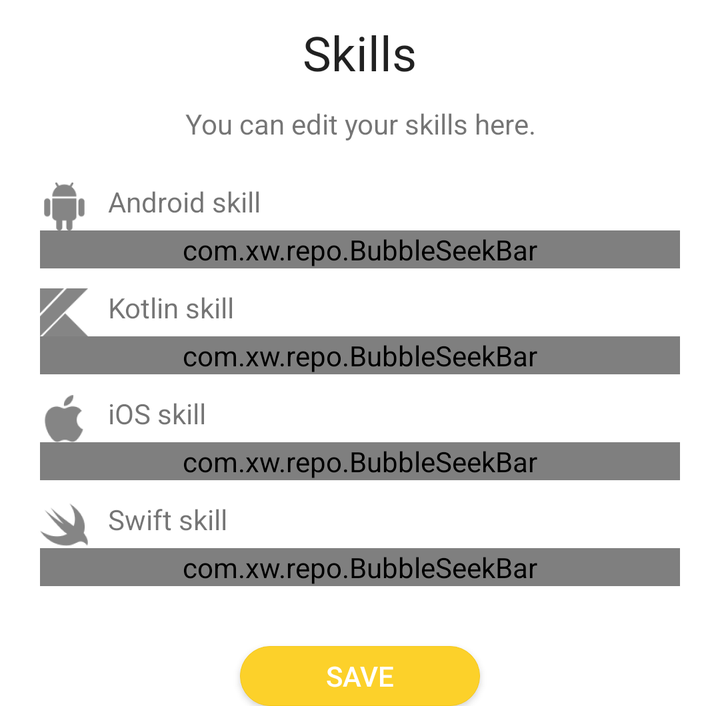
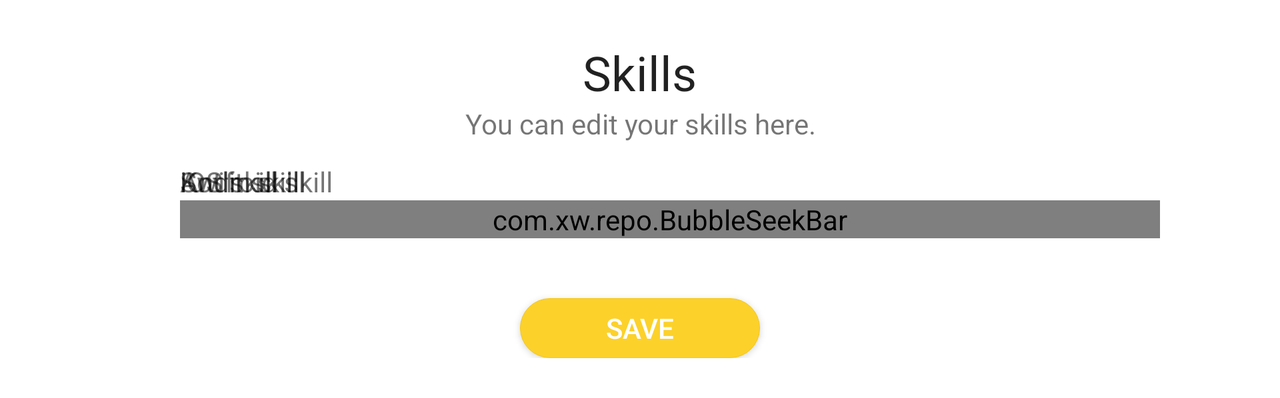

The same Android screen from two of the app's own layout files: first res/layout/ as a phone draws it, then the repository's variant for another configuration, drawn on a device whose configuration selects that folder. Both files follow.
<!-- AndroidManifest.xml: application theme Theme.EMAApp -->
<!-- res/layout/edit_profile.xml -->
<?xml version="1.0" encoding="utf-8"?>
<androidx.constraintlayout.widget.ConstraintLayout xmlns:android="http://schemas.android.com/apk/res/android"
    xmlns:app="http://schemas.android.com/apk/res-auto"
    android:layout_width="match_parent"
    android:layout_height="wrap_content">

    <ScrollView
        android:layout_width="match_parent"
        android:layout_height="match_parent">

        
        <LinearLayout
            android:layout_width="match_parent"
            android:layout_height="wrap_content"
            android:orientation="vertical"
            android:paddingTop="@dimen/spacing_small">

            <TextView
                style="@style/TextAppearance.MaterialComponents.Headline5"
                android:layout_width="wrap_content"
                android:layout_height="wrap_content"
                android:layout_gravity="center_horizontal"
                android:text="@string/skills_headline" />

            <TextView
                android:layout_width="wrap_content"
                android:layout_height="wrap_content"
                android:layout_gravity="center"
                android:gravity="center"
                android:paddingHorizontal="@dimen/spacing_small"
                android:paddingVertical="@dimen/spacing_small"
                android:text="@string/edit_skills_subtitle" />

            <RelativeLayout
                android:layout_width="wrap_content"
                android:layout_height="wrap_content"
                android:layout_marginTop="@dimen/spacing_small"
                android:paddingHorizontal="@dimen/spacing_medium">

                

                <TextView
                    android:id="@+id/android_title"
                    android:layout_width="match_parent"
                    android:layout_height="wrap_content"
                    android:drawablePadding="@dimen/spacing_small"
                    android:text="@string/android_skill"
                    app:drawableStartCompat="@drawable/ic_android" />

                <include
                    android:id="@+id/progress_edit_android"
                    layout="@layout/bubble_progress_bar"
                    android:layout_width="match_parent"
                    android:layout_height="wrap_content"
                    android:layout_below="@id/android_title"
                    android:layout_marginBottom="@dimen/spacing_small" />

                

                <TextView
                    android:id="@+id/kotlin_title"
                    android:layout_width="wrap_content"
                    android:layout_height="wrap_content"
                    android:layout_below="@id/progress_edit_android"
                    android:drawablePadding="@dimen/spacing_small"
                    android:text="@string/kotlin_skill"
                    app:drawableStartCompat="@drawable/ic_kotlin" />

                <include
                    android:id="@+id/progress_edit_kotlin"
                    layout="@layout/bubble_progress_bar"
                    android:layout_width="match_parent"
                    android:layout_height="wrap_content"
                    android:layout_below="@id/kotlin_title"
                    android:layout_marginBottom="@dimen/spacing_small" />

                

                <TextView
                    android:id="@+id/ios_title"
                    android:layout_width="wrap_content"
                    android:layout_height="wrap_content"
                    android:layout_below="@id/progress_edit_kotlin"
                    android:drawablePadding="@dimen/spacing_small"
                    android:text="@string/ios_skill"
                    app:drawableStartCompat="@drawable/ic_apple" />

                <include
                    android:id="@+id/progress_edit_ios"
                    layout="@layout/bubble_progress_bar"
                    android:layout_width="match_parent"
                    android:layout_height="wrap_content"
                    android:layout_below="@id/ios_title"
                    android:layout_marginBottom="@dimen/spacing_small" />

                

                <TextView
                    android:id="@+id/swift_title"
                    android:layout_width="wrap_content"
                    android:layout_height="wrap_content"
                    android:layout_below="@id/progress_edit_ios"
                    android:drawablePadding="@dimen/spacing_small"
                    android:text="@string/swift_skill"
                    app:drawableStartCompat="@drawable/ic_swift" />

                <include
                    android:id="@+id/progress_edit_swift"
                    layout="@layout/bubble_progress_bar"
                    android:layout_width="match_parent"
                    android:layout_height="wrap_content"
                    android:layout_below="@id/swift_title"
                    android:layout_marginBottom="@dimen/spacing_small" />


            </RelativeLayout>

            <android.widget.Button
                android:id="@+id/submitEdit"
                android:layout_width="@dimen/large_square_icon"
                android:layout_height="@dimen/square_icon_small"
                android:layout_gravity="center_horizontal"
                android:layout_marginTop="@dimen/spacing_medium"
                android:background="@drawable/button"
                android:elevation="@dimen/spacing_small"
                android:text="@string/submit"
                android:textColor="@color/white"
                app:layout_constraintTop_toBottomOf="@+id/inputPassword" />

        </LinearLayout>
    </ScrollView>
</androidx.constraintlayout.widget.ConstraintLayout>
<!-- res/layout/bubble_progress_bar.xml (included above) -->
<?xml version="1.0" encoding="utf-8"?>
    <com.xw.repo.BubbleSeekBar
        xmlns:android="http://schemas.android.com/apk/res/android"
        xmlns:app="http://schemas.android.com/apk/res-auto"
        android:id="@+id/bubble_progress_bar"
        app:bsb_auto_adjust_section_mark="true"
        app:bsb_second_track_color="@color/yellow"
        app:bsb_section_count="10"
        app:bsb_section_text_position="below_section_mark"
        app:bsb_show_section_mark="true"
        app:bsb_show_section_text="true"
        app:bsb_show_thumb_text="true"
        app:bsb_thumb_text_size="18sp"
        app:bsb_touch_to_seek="true"
        app:bsb_max="10"
        android:layout_width="match_parent"
        android:layout_height="wrap_content"
        android:layout_marginTop="@dimen/spacing_small" />
<!-- resources referenced by this layout -->
<resources>
  <color name="white">#FFFFFFFF</color>
  <color name="yellow">#FCD12A</color>
  <dimen name="large_square_icon">120dp</dimen>
  <dimen name="spacing_medium">20dp</dimen>
  <dimen name="spacing_small">10dp</dimen>
  <dimen name="square_icon_small">30dp</dimen>
  <!-- drawable button (drawable) -->
  <?xml version="1.0" encoding="utf-8"?>
  <selector xmlns:android="http://schemas.android.com/apk/res/android">
          <item android:state_pressed="false" >
              <shape>
                  <solid
                      android:color="@color/yellow" />
                  <stroke
                      android:width="1px"
                      android:color="#f5c71a" />
                  <corners android:radius="20dp" />
              </shape>
          </item>
          <item android:state_pressed="true" >
              <shape>
                  <solid
                      android:color="#ba78e7" />
                  <stroke
                      android:width="1px"
                      android:color="#ad60e1" />
                  <corners android:radius="20dp" />
              </shape>
          </item>
      </selector>
  <!-- drawable ic_android: png bitmap (drawable-hdpi, 663 bytes) -->
  <!-- drawable ic_apple: png bitmap (drawable-hdpi, 713 bytes) -->
  <!-- drawable ic_kotlin: png bitmap (drawable-hdpi, 733 bytes) -->
  <!-- drawable ic_swift: png bitmap (drawable-hdpi, 936 bytes) -->
  <string name="android_skill">Android skill</string>
  <string name="edit_skills_subtitle">You can edit your skills here.</string>
  <string name="ios_skill">iOS skill</string>
  <string name="kotlin_skill">Kotlin skill</string>
  <string name="skills_headline">Skills</string>
  <string name="submit">Save</string>
  <string name="swift_skill">Swift skill</string>
  <style name="Theme.EMAApp" parent="Theme.MaterialComponents.DayNight.DarkActionBar">
          
          <item name="colorPrimary">@color/purple_500</item>
          <item name="colorPrimaryVariant">@color/purple_700</item>
          <item name="colorOnPrimary">@color/white</item>
          
          <item name="colorSecondary">@color/teal_200</item>
          <item name="colorSecondaryVariant">@color/teal_700</item>
          <item name="colorOnSecondary">@color/black</item>
          
          <item name="android:statusBarColor" tools:targetApi="l">?attr/colorPrimaryVariant</item>
          
      </style>
  <color name="purple_500">#FF6200EE</color>
  <color name="purple_700">#FF3700B3</color>
  <color name="teal_200">#FF03DAC5</color>
  <color name="teal_700">#FF018786</color>
  <color name="black">#FF000000</color>
</resources>
<!-- res/layout-land/edit_profile.xml (the repository's variant of the layout above) -->
<!-- drawn on the phone turned sideways -->
<?xml version="1.0" encoding="utf-8"?>
<androidx.constraintlayout.widget.ConstraintLayout xmlns:android="http://schemas.android.com/apk/res/android"
    xmlns:app="http://schemas.android.com/apk/res-auto"
    android:layout_width="match_parent"
    android:layout_height="wrap_content">

    <ScrollView
        android:layout_width="match_parent"
        android:layout_height="match_parent">

        
        <LinearLayout
            android:layout_width="match_parent"
            android:layout_height="wrap_content"
            android:orientation="vertical"
            android:padding="@dimen/spacing_medium">

            <TextView
                style="@style/TextAppearance.MaterialComponents.Headline5"
                android:layout_width="wrap_content"
                android:layout_height="wrap_content"
                android:text="@string/skills_headline"
                android:layout_gravity="center_horizontal"/>

            <TextView
                android:layout_width="wrap_content"
                android:layout_height="wrap_content"
                android:text="@string/edit_skills_subtitle"
                android:layout_gravity="center_horizontal"
                android:gravity="center"/>

            <RelativeLayout
                android:layout_width="wrap_content"
                android:layout_height="wrap_content"
                android:layout_marginTop="@dimen/spacing_small"
                android:paddingHorizontal="@dimen/spacing_medium">

                
                <ImageView
                    android:id="@+id/android_icon"
                    android:layout_width="@dimen/square_icon_small"
                    android:layout_height="@dimen/square_icon_medium"
                    android:src="@drawable/ic_android"
                    android:layout_marginEnd="@dimen/spacing_medium"
                    android:contentDescription="@string/android" />

                <TextView
                    android:id="@+id/android_title"
                    android:layout_toEndOf="@id/android_icon"
                    android:layout_width="match_parent"
                    android:layout_height="wrap_content"
                    android:layout_alignTop="@id/android_icon"
                    android:text="@string/android_skill" />

                <include
                    android:id="@+id/progress_edit_android"
                    layout="@layout/bubble_progress_bar"
                    android:layout_width="match_parent"
                    android:layout_height="wrap_content"
                    android:layout_toEndOf="@id/android_icon"
                    android:layout_alignBaseline="@id/android_icon"
                    android:layout_below="@id/android_title"
                    android:layout_marginBottom="@dimen/spacing_small"
                    android:layout_marginEnd="@dimen/spacing_medium"/>

                
                <ImageView
                    android:id="@+id/kotlin_icon"
                    android:layout_width="@dimen/square_icon_small"
                    android:layout_height="@dimen/square_icon_medium"
                    android:layout_below="@id/android_icon"
                    android:src="@drawable/ic_kotlin"
                    android:layout_marginEnd="@dimen/spacing_medium"
                    android:contentDescription="@string/kotlin" />

                <TextView
                    android:id="@+id/kotlin_title"
                    android:layout_width="wrap_content"
                    android:layout_height="wrap_content"
                    android:layout_toEndOf="@id/kotlin_icon"
                    android:layout_below="@id/progress_edit_android"
                    android:layout_alignTop="@id/kotlin_icon"
                    android:text="@string/kotlin_skill" />

                <include
                    android:id="@+id/progress_edit_kotlin"
                    layout="@layout/bubble_progress_bar"
                    android:layout_width="match_parent"
                    android:layout_height="wrap_content"
                    android:layout_alignBaseline="@id/kotlin_icon"
                    android:layout_toEndOf="@id/kotlin_icon"
                    android:layout_below="@id/kotlin_title"
                    android:layout_marginEnd="@dimen/spacing_medium"
                    android:layout_marginBottom="@dimen/spacing_small" />

                
                <ImageView
                    android:id="@+id/ios_icon"
                    android:layout_width="@dimen/square_icon_small"
                    android:layout_height="@dimen/square_icon_medium"
                    android:layout_below="@id/kotlin_icon"
                    android:src="@drawable/ic_apple"
                    android:layout_marginEnd="@dimen/spacing_medium"
                    android:contentDescription="@string/ios" />

                <TextView
                    android:id="@+id/ios_title"
                    android:layout_alignTop="@id/ios_icon"
                    android:layout_width="wrap_content"
                    android:layout_height="wrap_content"
                    android:layout_below="@id/progress_edit_kotlin"
                    android:layout_toEndOf="@id/ios_icon"
                    android:text="@string/ios_skill"/>

                <include
                    android:layout_toEndOf="@id/ios_icon"
                    android:id="@+id/progress_edit_ios"
                    layout="@layout/bubble_progress_bar"
                    android:layout_width="match_parent"
                    android:layout_height="wrap_content"
                    android:layout_below="@id/ios_title"
                    android:layout_alignBaseline="@id/ios_icon"
                    android:layout_marginEnd="@dimen/spacing_medium"
                    android:layout_marginBottom="@dimen/spacing_small" />

                
                <ImageView
                    android:id="@+id/swift_icon"
                    android:layout_width="@dimen/square_icon_small"
                    android:layout_height="@dimen/square_icon_medium"
                    android:layout_below="@id/ios_icon"
                    android:src="@drawable/ic_swift"
                    android:layout_marginEnd="@dimen/spacing_medium"
                    android:contentDescription="@string/swift" />

                <TextView
                    android:id="@+id/swift_title"
                    android:layout_width="wrap_content"
                    android:layout_height="wrap_content"
                    android:layout_alignTop="@id/swift_icon"
                    android:layout_below="@id/progress_edit_ios"
                    android:layout_toEndOf="@id/swift_icon"
                    android:text="@string/swift_skill" />

                <include
                    android:id="@+id/progress_edit_swift"
                    layout="@layout/bubble_progress_bar"
                    android:layout_width="match_parent"
                    android:layout_toEndOf="@id/swift_icon"
                    android:layout_height="wrap_content"
                    android:layout_below="@id/swift_title"
                    android:layout_alignBaseline="@id/swift_icon"
                    android:layout_marginEnd="@dimen/spacing_medium"
                    android:layout_marginBottom="@dimen/spacing_small" />

            </RelativeLayout>

            <android.widget.Button
                android:id="@+id/submitEdit"
                android:layout_width="@dimen/large_square_icon"
                android:layout_height="@dimen/square_icon_small"
                android:layout_gravity="center_horizontal"
                android:layout_marginTop="@dimen/spacing_medium"
                android:background="@drawable/button"
                android:elevation="@dimen/spacing_small"
                android:text="@string/submit"
                android:textColor="@color/white"
                app:layout_constraintTop_toBottomOf="@+id/inputPassword" />

        </LinearLayout>
    </ScrollView>
</androidx.constraintlayout.widget.ConstraintLayout>
<!-- resources referenced by the variant -->
<!-- as the phone turned sideways resolves them -->
<resources>
  <color name="white">#FFFFFFFF</color>
  <color name="yellow">#FCD12A</color>
  <dimen name="large_square_icon">120dp</dimen>
  <dimen name="spacing_medium">20dp</dimen>
  <dimen name="spacing_small">10dp</dimen>
  <dimen name="square_icon_small">30dp</dimen>
  <!-- drawable button (drawable) -->
  <?xml version="1.0" encoding="utf-8"?>
  <selector xmlns:android="http://schemas.android.com/apk/res/android">
          <item android:state_pressed="false" >
              <shape>
                  <solid
                      android:color="@color/yellow" />
                  <stroke
                      android:width="1px"
                      android:color="#f5c71a" />
                  <corners android:radius="20dp" />
              </shape>
          </item>
          <item android:state_pressed="true" >
              <shape>
                  <solid
                      android:color="#ba78e7" />
                  <stroke
                      android:width="1px"
                      android:color="#ad60e1" />
                  <corners android:radius="20dp" />
              </shape>
          </item>
      </selector>
  <!-- drawable ic_android: png bitmap (drawable-hdpi, 663 bytes) -->
  <!-- drawable ic_apple: png bitmap (drawable-hdpi, 713 bytes) -->
  <!-- drawable ic_kotlin: png bitmap (drawable-hdpi, 733 bytes) -->
  <!-- drawable ic_swift: png bitmap (drawable-hdpi, 936 bytes) -->
  <string name="android">Android</string>
  <string name="android_skill">Android skill</string>
  <string name="edit_skills_subtitle">You can edit your skills here.</string>
  <string name="ios">iOS</string>
  <string name="ios_skill">iOS skill</string>
  <string name="kotlin">Kotlin</string>
  <string name="kotlin_skill">Kotlin skill</string>
  <string name="skills_headline">Skills</string>
  <string name="submit">Save</string>
  <string name="swift">Swift</string>
  <string name="swift_skill">Swift skill</string>
  <style name="Theme.EMAApp" parent="Theme.MaterialComponents.DayNight.DarkActionBar">
          
          <item name="colorPrimary">@color/purple_500</item>
          <item name="colorPrimaryVariant">@color/purple_700</item>
          <item name="colorOnPrimary">@color/white</item>
          
          <item name="colorSecondary">@color/teal_200</item>
          <item name="colorSecondaryVariant">@color/teal_700</item>
          <item name="colorOnSecondary">@color/black</item>
          
          <item name="android:statusBarColor" tools:targetApi="l">?attr/colorPrimaryVariant</item>
          
      </style>
  <color name="purple_500">#FF6200EE</color>
  <color name="purple_700">#FF3700B3</color>
  <color name="teal_200">#FF03DAC5</color>
  <color name="teal_700">#FF018786</color>
  <color name="black">#FF000000</color>
</resources>
